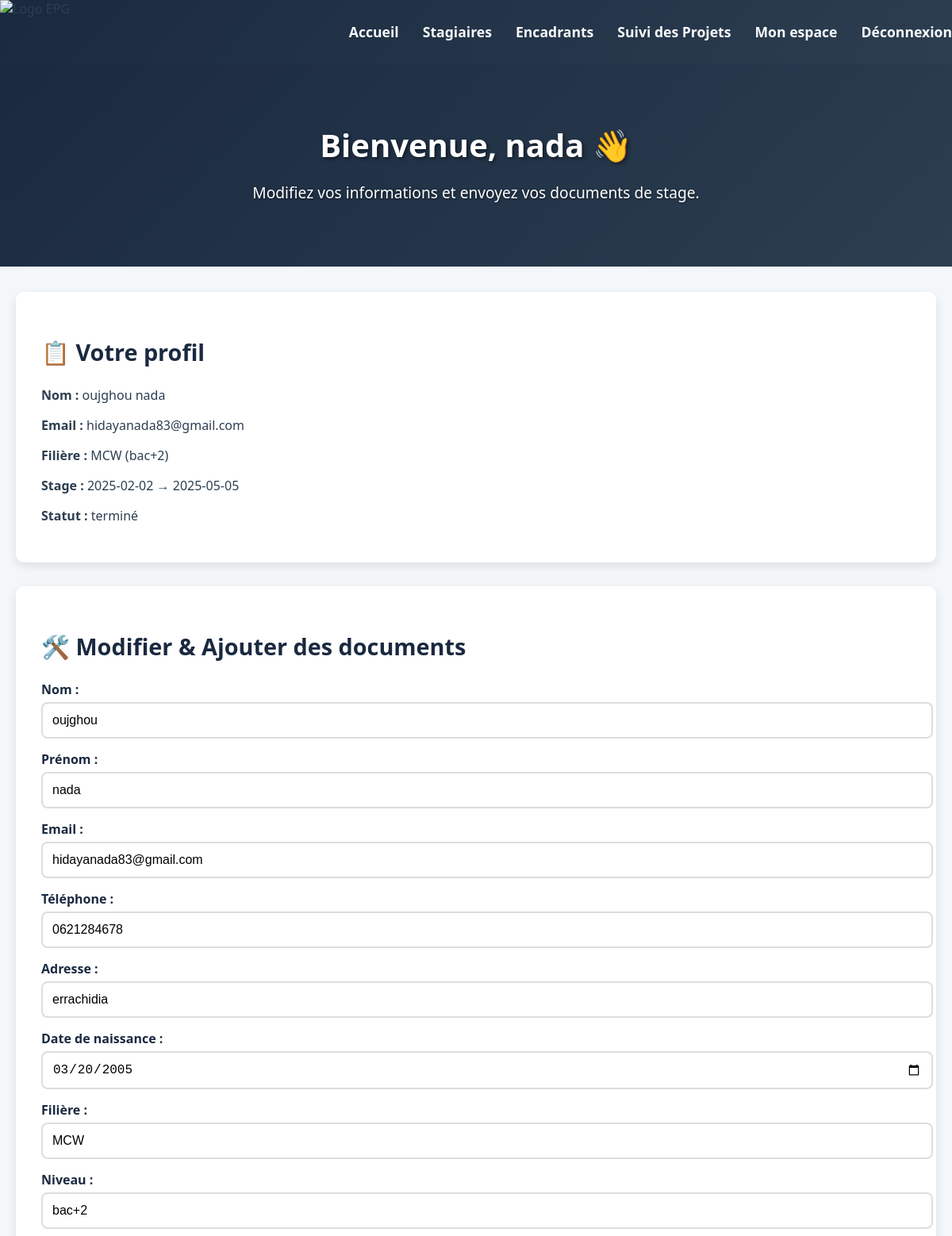
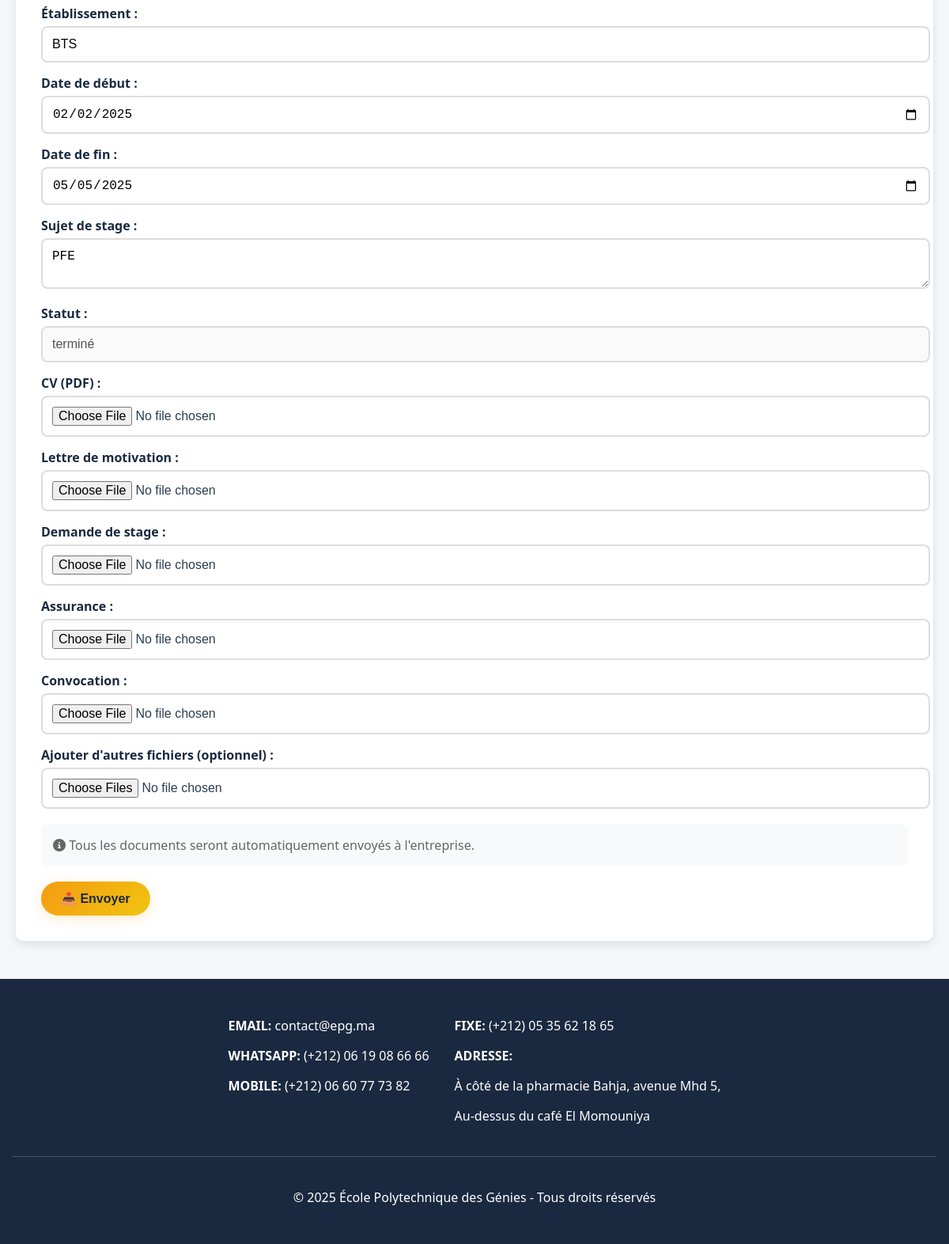
The app's page /MonEspace.php with its own data (2 pictures, top to bottom).
### tables this page shows
CREATE TABLE `stagiaires` (
  `id` int(11) NOT NULL,
  `nom` varchar(100) NOT NULL,
  `prenom` varchar(100) NOT NULL,
  `email` varchar(150) NOT NULL,
  `mot_de_passe` varchar(150) NOT NULL,
  `telephone` varchar(20) DEFAULT NULL,
  `adresse` text DEFAULT NULL,
  `date_naissance` date DEFAULT NULL,
  `genre` enum('Homme','Femme') DEFAULT 'Homme',
  `filiere` varchar(100) DEFAULT NULL,
  `niveau` varchar(50) DEFAULT NULL,
  `etablissement` varchar(150) DEFAULT NULL,
  `date_debut` date DEFAULT NULL,
  `date_fin` date DEFAULT NULL,
  `sujet_stage` text DEFAULT NULL,
  `statut` enum('en cours','terminé') DEFAULT 'en cours',
  `date_ajout` timestamp NOT NULL DEFAULT current_timestamp()
);

### MonEspace.php (the view, shortened to what this page needs)
<?php
$conn = new mysqli("localhost", "root", "", "gestionstagiare");
$id_stagiaire = 1;
$sql = "SELECT * FROM stagiaires WHERE id = $id_stagiaire";
$result = $conn->query($sql);
$stagiaire = $result->fetch_assoc();
?>
<!DOCTYPE html>
<html lang="fr">
<head>
  <link rel="stylesheet" href="https://cdnjs.cloudflare.com/ajax/libs/font-awesome/6.5.0/css/all.min.css">
</head>
<body>
<nav>
  <div class="nav-container">
    <img src="img/epg.jpg" alt="Logo EPG" class="logo">
    <div class="nav-links">
      <a href="accueil.php">Accueil</a>
      <a href="stagiaires.php">Stagiaires</a>
      <a href="encadrants.php">Encadrants</a>
      <a href="suivi.php">Suivi des Projets</a>
      <a href="MonEspace.php">Mon espace</a>
      <a href="deconnexion.php">Déconnexion</a>
    </div>
  </div>
</nav>
<header class="hero">
  <h1>Bienvenue, <?= htmlspecialchars($stagiaire['prenom']) ?> 👋</h1>
  <p>Modifiez vos informations et envoyez vos documents de stage.</p>
</header>
<div class="container">
  <div class="card">
    <h2>📋 Votre profil</h2>
    <p><strong>Nom :</strong> <?= htmlspecialchars($stagiaire['nom']) ?> <?= htmlspecialchars($stagiaire['prenom']) ?></p>
    <p><strong>Email :</strong> <?= htmlspecialchars($stagiaire['email']) ?></p>
    <p><strong>Filière :</strong> <?= htmlspecialchars($stagiaire['filiere']) ?> (<?= htmlspecialchars($stagiaire['niveau']) ?>)</p>
    <p><strong>Stage :</strong> <?= htmlspecialchars($stagiaire['date_debut']) ?> → <?= htmlspecialchars($stagiaire['date_fin']) ?></p>
    <p><strong>Statut :</strong> <?= htmlspecialchars($stagiaire['statut']) ?></p>
  </div>
  <div class="card">
    <h2>🛠️ Modifier & Ajouter des documents</h2>
    <form action="update_stagiaire.php" method="post" enctype="multipart/form-data">
      <label>Nom :</label>
      <input type="text" name="nom" value="<?= htmlspecialchars($stagiaire['nom']) ?>" required>
      <label>Prénom :</label>
      <input type="text" name="prenom" value="<?= htmlspecialchars($stagiaire['prenom']) ?>" required>
      <label>Email :</label>
      <input type="email" name="email" value="<?= htmlspecialchars($stagiaire['email']) ?>" required>
      <label>Téléphone :</label>
      <input type="tel" name="telephone" value="<?= htmlspecialchars($stagiaire['telephone']) ?>" required>
      <label>Adresse :</label>
      <input type="text" name="adresse" value="<?= htmlspecialchars($stagiaire['adresse']) ?>" required>
      <label>Date de naissance :</label>
      <input type="date" name="date_naissance" value="<?= htmlspecialchars($stagiaire['date_naissance']) ?>" required>
      <label>Filière :</label>
      <input type="text" name="filiere" value="<?= htmlspecialchars($stagiaire['filiere']) ?>" required>
      <label>Niveau :</label>
      <input type="text" name="niveau" value="<?= htmlspecialchars($stagiaire['niveau']) ?>" required>
      <label>Établissement :</label>
      <input type="text" name="etablissement" value="<?= htmlspecialchars($stagiaire['etablissement']) ?>" required>
      <label>Date de début :</label>
      <input type="date" name="date_debut" value="<?= htmlspecialchars($stagiaire['date_debut']) ?>" required>
      <label>Date de fin :</label>
      <input type="date" name="date_fin" value="<?= htmlspecialchars($stagiaire['date_fin']) ?>" required>
      <label>Sujet de stage :</label>
      <textarea name="sujet_stage" required><?= htmlspecialchars($stagiaire['sujet_stage']) ?></textarea>
      <label>Statut :</label>
      <input type="text" name="statut" value="<?= htmlspecialchars($stagiaire['statut']) ?>" disabled>
      <label>CV (PDF) :</label>
      <input type="file" name="cv" accept=".pdf">
      <label>Lettre de motivation :</label>
      <input type="file" name="lettre_motivation" accept=".pdf">
      <label>Demande de stage :</label>
      <input type="file" name="demande_stage" accept=".pdf">
      <label>Assurance :</label>
      <input type="file" name="assurance" accept=".pdf">
      <label>Convocation :</label>
      <input type="file" name="convocation" accept=".pdf">
      <label>Ajouter d'autres fichiers (optionnel) :</label>
      <input type="file" name="autres_fichiers[]" multiple>
      <div style="margin-top: 20px; padding: 15px; background-color: #f8f9fa; border-radius: 8px;">
        <p style="margin: 0; color: #666;">
          <i class="fas fa-info-circle"></i>
          Tous les documents seront automatiquement envoyés à l'entreprise.
        </p>
      </div>
      <button type="submit">📤 Envoyer</button>
    </form>
  </div>
</div>
<footer>
  <div class="footer-contact">
    <div>
      <p><strong>EMAIL:</strong> contact@epg.ma</p>
      <p><strong>WHATSAPP:</strong> (+212) 06 19 08 66 66</p>
      <p><strong>MOBILE:</strong> (+212) 06 60 77 73 82</p>
    </div>
    <div>
      <p><strong>FIXE:</strong> (+212) 05 35 62 18 65</p>
      <p><strong>ADRESSE:</strong></p>
      <p>À côté de la pharmacie Bahja, avenue Mhd 5,</p>
      <p>Au-dessus du café El Momouniya</p>
    </div>
  </div>
  <div class="copyright">
    <p>&copy; 2025 École Polytechnique des Génies - Tous droits réservés</p>
  </div>
</footer>
</body>
</html>

### MonEspace.php (style rules this page uses)
body { margin: 0; padding: 0; font-family: 'Segoe UI', Tahoma, Geneva, Verdana, sans-serif; background-color: #f4f7fa; color: #2c3e50; }
nav { background: linear-gradient(135deg, #1a2940 0%, #2c3e50 100%); box-shadow: 0 2px 15px rgba(0, 0, 0, 0.1); }
.nav-container { display: flex; align-items: center; justify-content: space-between; max-width: 1200px; margin: 0; height: 80px; padding: 0 0 0 0; }
.logo { height: 100%; width: auto; object-fit: contain; display: block; }
.nav-links { display: flex; gap: 30px; }
.nav-links a { color: #f8f9fa; text-decoration: none; font-weight: 600; font-size: 1.1rem; transition: color 0.3s; }
header.hero { background: linear-gradient(135deg, #1a2940 0%, #2c3e50 100%); color: #fff; text-align: center; padding: 3rem 2rem; }
.hero h1 { font-size: 2.5rem; margin-bottom: 1rem; text-shadow: 2px 2px 4px rgba(0, 0, 0, 0.5); }
.hero p { font-size: 1.2rem; margin-bottom: 2rem; text-shadow: 1px 1px 3px rgba(0, 0, 0, 0.5); }
.container { max-width: 1200px; margin: 2rem auto; padding: 0 20px; display: flex; flex-wrap: wrap; gap: 30px; }
.card { background: white; padding: 2rem; border-radius: 10px; box-shadow: 0 4px 12px rgba(0, 0, 0, 0.1); flex: 1 1 45%; }
.card h2 { color: #1a2940; margin-bottom: 1.5rem; font-size: 1.8rem; }
label { display: block; margin-top: 15px; font-weight: bold; color: #1a2940; }
input, select, textarea { width: 100%; padding: 12px; margin-top: 5px; border: 2px solid #ddd; border-radius: 8px; font-size: 1rem; transition: all 0.3s ease; }
button { margin-top: 20px; background: linear-gradient(135deg, #f39c12 0%, #f1c40f 100%); border: none; padding: 12px 25px; border-radius: 30px; color: #1a2940; font-size: 1rem; font-weight: 600; cursor: pointer; transition: all 0.3s; box-shadow: 0 4px 15px rgba(243, 156, 18, 0.2); }
footer { background: #1a2940; color: white; text-align: center; padding: 2rem 1rem; margin-top: 3rem; }
.footer-contact { display: flex; justify-content: center; flex-wrap: wrap; gap: 2rem; margin-bottom: 1.5rem; }
.footer-contact div { text-align: left; }
.copyright { margin-top: 1.5rem; padding-top: 1.5rem; border-top: 1px solid rgba(255, 255, 255, 0.2); }

### records on screen
stagiaires: prenom "nada", nom "oujghou", email "hidayanada83@gmail.com", filiere "MCW", niveau "bac+2", date_debut "2025-02-02", date_fin "2025-05-05", statut "terminé", telephone "0621284678", adresse "errachidia", date_naissance "03/20/2005", etablissement "BTS", date_debut "02/02/2025", date_fin "05/05/2025", sujet_stage "PFE"
